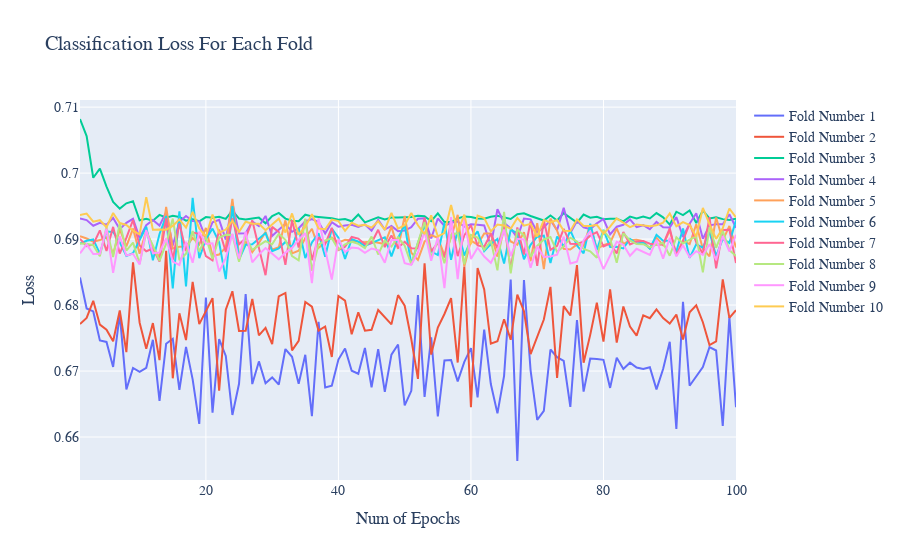
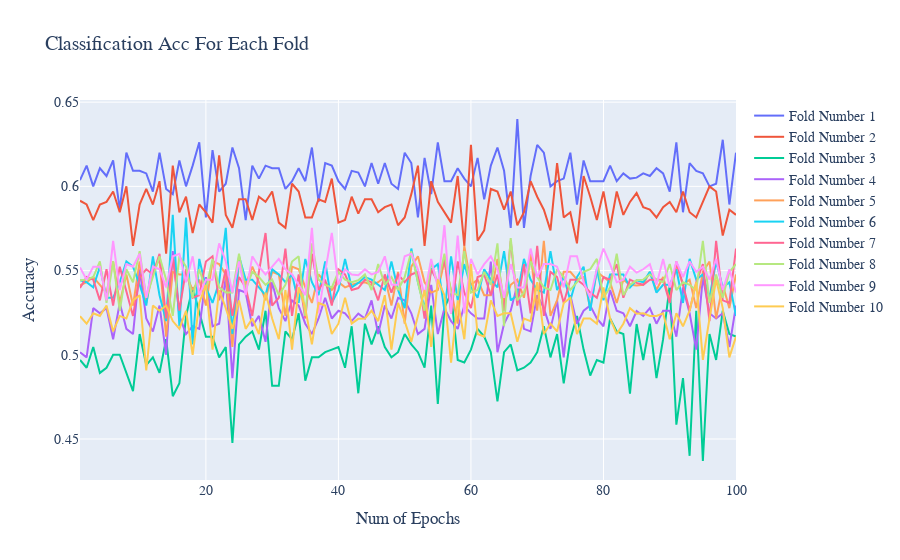
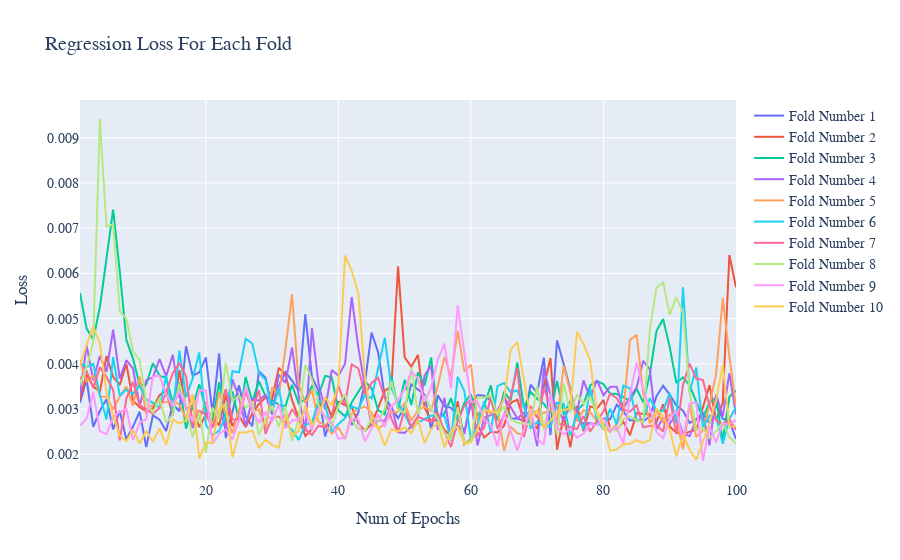
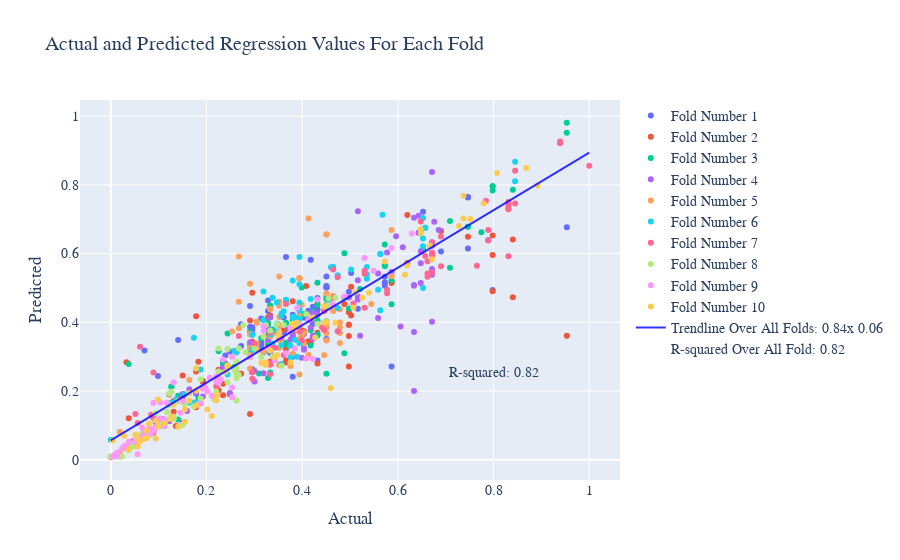

Notebook source saved alongside these figures, in order:
### Code cell
plot_kfold(lst_of_epochs,loss_cl,'Num of Epochs','Loss', 'loss', 'Classification Loss For Each Fold')
plot_kfold(lst_of_epochs,acc_cl,'Num of Epochs','Accuracy', 'acc', 'Classification Acc For Each Fold')
plot_kfold(lst_of_epochs,loss_rg,'Num of Epochs','Loss', 'loss', 'Regression Loss For Each Fold')
plot_kfold(y_test_rg_lst,predict_rg_lst,'Actual','Predicted', 'predict', 'Actual and Predicted Regression Values For Each Fold')
